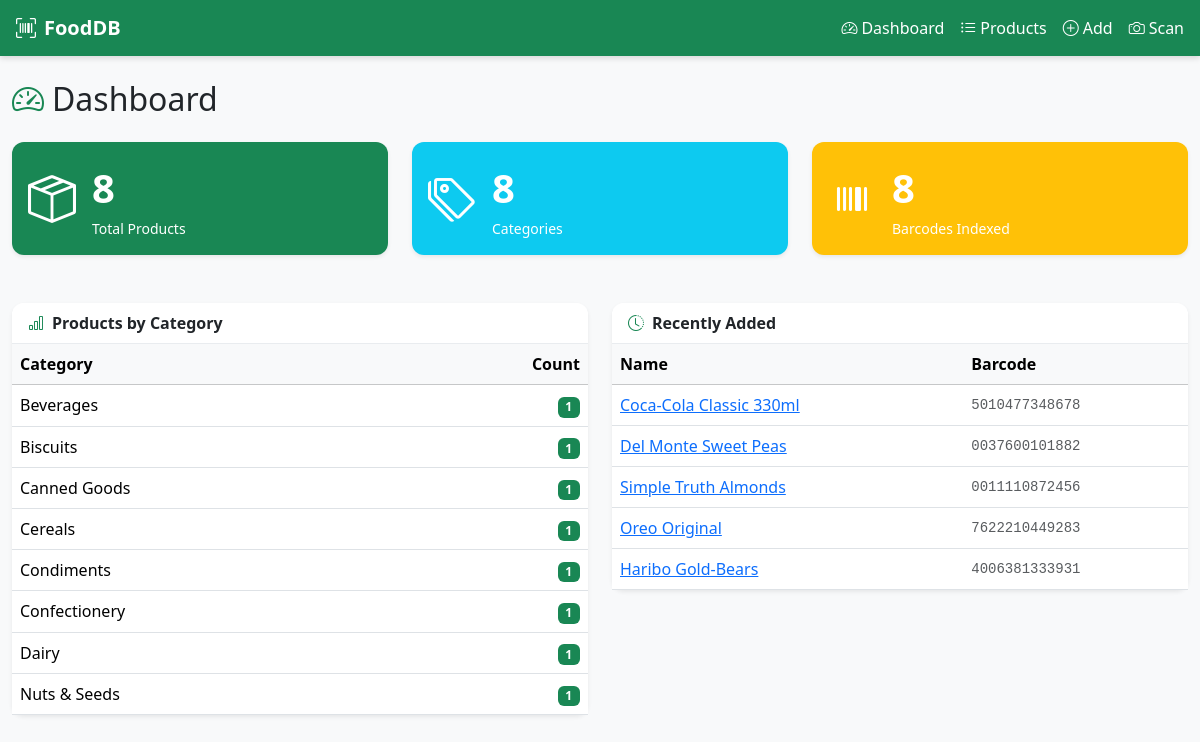
The page / on the database its author committed.
### models.py (models this page shows, shortened)
class Product(db.Model):
    __tablename__ = "products"
    id = db.Column(db.Integer, primary_key=True)
    barcode = db.Column(db.String(64), unique=True, nullable=False, index=True)
    name = db.Column(db.String(200), nullable=False)
    brand = db.Column(db.String(200))
    category = db.Column(db.String(100))
    calories = db.Column(db.Float)
    weight_g = db.Column(db.Float)
    created_at = db.Column(db.DateTime, default=lambda: datetime.now(timezone.utc))

### app.py (the view)
@app.route("/")
def home():
    total = Product.query.count()
    categories = db.session.query(Product.category, func.count(Product.id)).group_by(Product.category).all()
    recent = Product.query.order_by(Product.created_at.desc()).limit(5).all()
    return render_template("dashboard.html", total=total, categories=categories, recent=recent)

### templates/dashboard.html (shortened to what this page needs)
{% extends "base.html" %}
{% block content %}
<h2 class="mb-4"><i class="bi bi-speedometer2 me-2 text-success"></i>Dashboard</h2>
<div class="row g-4 mb-5">
  <div class="col-sm-6 col-md-4">
    <div class="card text-white bg-success shadow-sm">
      <div class="card-body d-flex align-items-center gap-3">
        <i class="bi bi-box-seam display-5"></i>
        <div>
          <div class="fs-1 fw-bold">{{ total }}</div>
          <div class="small">Total Products</div>
        </div>
      </div>
    </div>
  </div>
  <div class="col-sm-6 col-md-4">
    <div class="card text-white bg-info shadow-sm">
      <div class="card-body d-flex align-items-center gap-3">
        <i class="bi bi-tags display-5"></i>
        <div>
          <div class="fs-1 fw-bold">{{ categories|length }}</div>
          <div class="small">Categories</div>
        </div>
      </div>
    </div>
  </div>
  <div class="col-sm-6 col-md-4">
    <div class="card text-white bg-warning shadow-sm">
      <div class="card-body d-flex align-items-center gap-3">
        <i class="bi bi-upc display-5"></i>
        <div>
          <div class="fs-1 fw-bold">{{ total }}</div>
          <div class="small">Barcodes Indexed</div>
        </div>
      </div>
    </div>
  </div>
</div>
<div class="row g-4">
  <div class="col-md-6">
    <div class="card shadow-sm">
      <div class="card-header bg-white fw-semibold"><i class="bi bi-bar-chart me-2 text-success"></i>Products by Category</div>
      <div class="card-body p-0">
        <table class="table table-hover mb-0">
          <thead class="table-light"><tr><th>Category</th><th class="text-end">Count</th></tr></thead>
          <tbody>
            {% for cat, cnt in categories %}
            <tr>
              <td>{{ cat or "Uncategorised" }}</td>
              <td class="text-end"><span class="badge bg-success">{{ cnt }}</span></td>
            </tr>
            {% endfor %}
          </tbody>
        </table>
      </div>
    </div>
  </div>
  <div class="col-md-6">
    <div class="card shadow-sm">
      <div class="card-header bg-white fw-semibold"><i class="bi bi-clock-history me-2 text-success"></i>Recently Added</div>
      <div class="card-body p-0">
        <table class="table table-hover mb-0">
          <thead class="table-light"><tr><th>Name</th><th>Barcode</th></tr></thead>
          <tbody>
            {% for p in recent %}
            <tr>
              <td><a href="{{ url_for('product_detail', barcode=p.barcode) }}">{{ p.name }}</a></td>
              <td class="font-monospace small text-muted">{{ p.barcode }}</td>
            </tr>
            {% endfor %}
          </tbody>
        </table>
      </div>
    </div>
  </div>
</div>
{% endblock %}

### templates/base.html (shortened to what this page needs)
<!DOCTYPE html>
<html lang="en">
<head>
  <link rel="stylesheet" href="https://cdn.jsdelivr.net/npm/bootstrap@5.3.3/dist/css/bootstrap.min.css">
  <link rel="stylesheet" href="https://cdn.jsdelivr.net/npm/bootstrap-icons@1.11.3/font/bootstrap-icons.min.css">
  <link rel="stylesheet" href="{{ url_for('static', filename='style.css') }}">
</head>
<body>
  <nav class="navbar navbar-dark bg-success px-3">
    <a class="navbar-brand fw-bold" href="{{ url_for('home') }}"><i class="bi bi-upc-scan me-2"></i>FoodDB</a>
    <div class="d-flex gap-3">
      <a class="nav-link text-white" href="{{ url_for('home') }}"><i class="bi bi-speedometer2 me-1"></i>Dashboard</a>
      <a class="nav-link text-white" href="{{ url_for('products') }}"><i class="bi bi-list-ul me-1"></i>Products</a>
      <a class="nav-link text-white" href="{{ url_for('add_product') }}"><i class="bi bi-plus-circle me-1"></i>Add</a>
      <a class="nav-link text-white" href="{{ url_for('scan') }}"><i class="bi bi-camera me-1"></i>Scan</a>
    </div>
  </nav>
  <div class="container-fluid py-4">
    {% block content %}{% endblock %}
  </div>
</body>
</html>

### static/style.css (style rules this page uses)
body { background: #f8f9fa; }
.navbar { box-shadow: 0 2px 6px rgba(0,0,0,.15); }
.card { border: none; border-radius: .75rem; }
.card-header { border-radius: .75rem .75rem 0 0 !important; border-bottom: 1px solid #e9ecef; }
.table td, .table th { vertical-align: middle; }

### rows shown on the page
Product: category "Cereals", cnt "1"
Product: category "Condiments", id "1"
Product: category "Dairy", cnt "1"
Product: name "Coca-Cola Classic 330ml", barcode "5010477348678"
Product: name "Del Monte Sweet Peas", barcode "0037600101882"
Product: name "Simple Truth Almonds", barcode "0011110872456"
Product: name "Oreo Original", barcode "7622210449283"
Product: name "Haribo Gold-Bears", barcode "4006381333931"

### other values the page prints
{{ total }} "8"
{{ categories|length }} "8"
{{ cat or "Uncategorised" }} "Beverages" "Biscuits" "Canned Goods" "Confectionery" "Nuts & Seeds"
{{ cnt }} "1" "1" "1" "1" "1"
